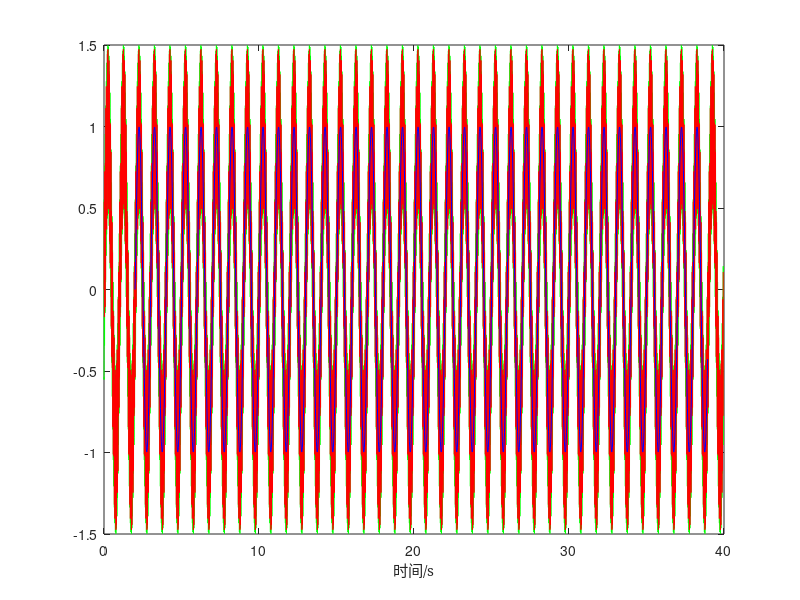
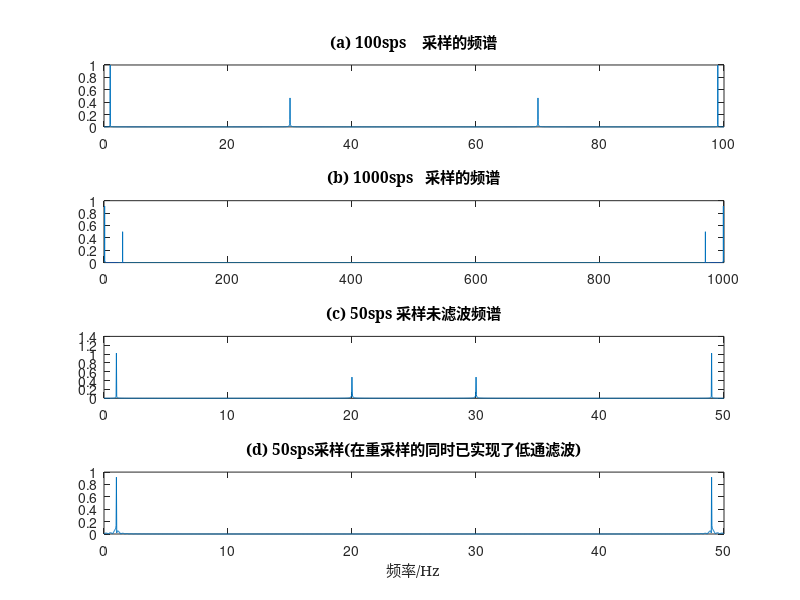
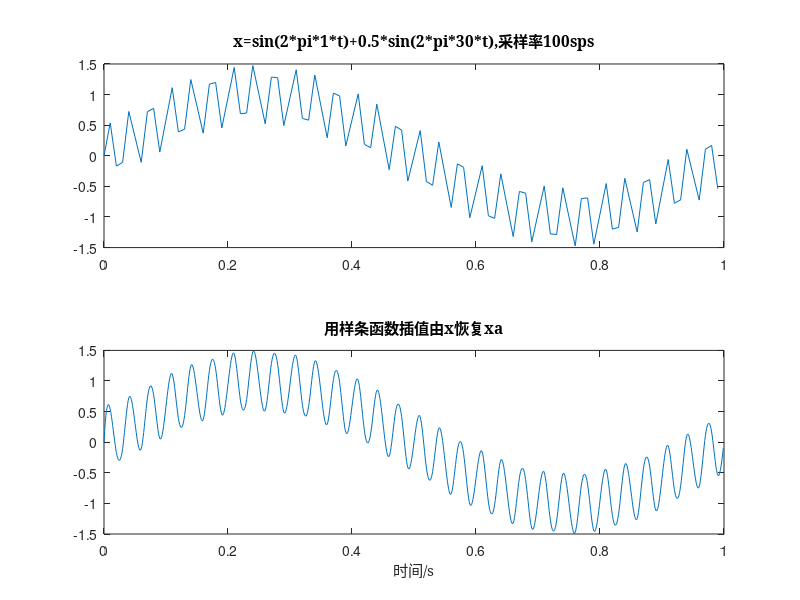

The MATLAB script that drew these images, in order:
%%向下重采样
clearvars
orgInv      = 0.01;                            %原采样间隔（每秒100点）
newInv      = 0.02;                            %新采样间隔（每秒50点）
orgDatLen   = 4096;                            %原数据点数
newDatLen   = floor(orgDatLen*orgInv/newInv);  %新数据点数
orgFs       = 1/orgInv;                        %原采样率
newFs       = 1/newInv;                        %新采样率
orgCutFre   = orgFs/2;                         %原截止频率=1/2采样率
ratio       = newInv/orgInv;                   %新采样间隔/原采样间隔
zeta        = newFs/(2*orgCutFre);             %重采样的低通滤波器参数

figure;
%???Nf是什么???
%Nf=100; 
%--绘制采样率为1000和100的波形-------------------------------------------------
t1000=0:0.001:orgDatLen*orgInv-1;
mix1000=sin(2*pi*1*(t1000+1-orgInv))+0.5*sin(2*pi*30*(t1000+1-orgInv));
plot(t1000,mix1000,'g')
hold on

t100=(0:orgDatLen-1)/orgFs;
mix100=sin(2*pi*1*t100)+0.5*sin(2*pi*30*t100);
plot(t100(1+1:orgDatLen-orgFs),mix100(1+orgFs:orgDatLen-1),'r');
hold on

%--向下采样为50采样率---------------------------------------------------------
% Sinc是一个滤波器，它除去给定带宽之上的信号分量而只保留低频信号的理想电子滤波器。
% 理想的Sinc滤波器（矩形滤波器）,有无限的延迟，现实世界中的滤波器只能是它的一个近似。
comSta = floor(orgFs/ratio)+orgFs+1;
comEnd = newDatLen-floor(orgFs/ratio)-1;
difDat = zeros(1,comEnd);                     %初始化重采样序列
for m=comSta:comEnd
    for n=floor(m*ratio)-orgFs:1:floor(m*ratio)+orgFs
        difDat(m)=difDat(m)+zeta*mix100(n)*sinc(zeta*(m*ratio-n));
    end
end

t50=(0:newDatLen-1)/newFs;
%???为什么乘重采样的低通滤波器参数（zeta）???
%plot(tt1(floor(Fs0/ratio)+Fs0+1-Fs1+1:N1-floor(Fs0/ratio)-1-Fs1+1),x(floor(Fs0/ratio)+Fs0+1:N1-floor(Fs0/ratio)-1)*zeta,'b');
%hold on
plot(t50(orgFs+1:newDatLen-2*newFs),difDat(newFs+orgFs:newDatLen-newFs-1),'b');
hold on
xlabel('时间/s','FontName','SimSun')

%--计算不同采样率波形频谱------------------------------------------------------
figure;
fft100=abs(fft(mix100,orgDatLen));
f=(0:(orgDatLen-1))*orgFs/orgDatLen;
subplot(4,1,1);
plot(f,fft100*2/orgDatLen);
title('(a) 100sps    采样的频谱','FontName','SimSun')

%???为什么使用32768（4096×8)???
fft1000=abs(fft(mix1000,32768));
fz=(0:(32768-1))/(32768*0.001);
subplot(4,1,2);
plot(fz,2*fft1000/32768);
title('(b) 1000sps   采样的频谱','FontName','SimSun');

Nx=length(difDat);
xn1=sin(2*pi*1*t50)+0.5*sin(2*pi*30*t50);
subplot(4,1,3);
fft50=abs(fft(xn1));
fxn1=((0:newDatLen-1))*newFs/newDatLen;
plot(fxn1,fft50*2/Nx);
title('(c) 50sps 采样未滤波频谱','FontName','SimSun');

subplot(4,1,4)
xfft=abs(fft(difDat));  
fx=(0:Nx-1)*newFs/Nx;
plot(fx,2*xfft/Nx);
title('(d) 50sps采样(在重采样的同时已实现了低通滤波)','FontName','SimSun');
xlabel('频率/Hz','FontName','SimSun');

%--用样条函数（spline)模拟信号恢复----------------------------------------------
figure;
subplot(2,1,1)
plot(t100(1:100),mix100(1:100));
title('x=sin(2*pi*1*t)+0.5*sin(2*pi*30*t),采样率100sps','FontName','SimSun');

subplot(2,1,2)
ty1=0:0.001:orgDatLen*orgInv;
n=0:orgDatLen-1;
xa=spline(n*orgInv,mix100,ty1);
plot(ty1(1:1000),xa(1:1000))
title('用样条函数插值由x恢复xa','FontName','SimSun');
xlabel('时间/s','FontName','SimSun');
